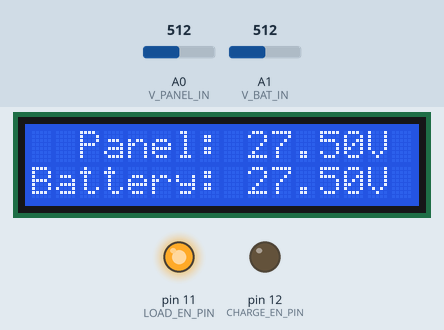
Bench run of a sketch on a simulated Arduino Uno, built with avr-gcc and run on an emulated ATmega328P. Parts: 16×2 character LCD, output pins drawn as LEDs (lit = HIGH). Inputs (shaded band) come from the test bench; at power-on: A1 (V_BAT_IN) = 512, A0 (V_PANEL_IN) = 512.

Above: at 1.2 s.
1.3 s: A1 (V_BAT_IN) set to 278
At 2.0 s:
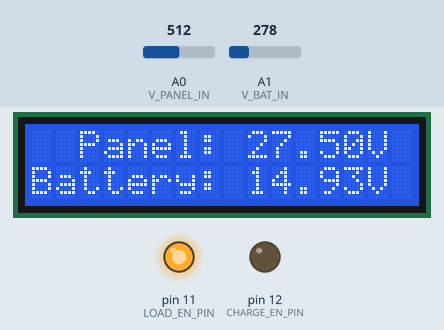
2.8 s: A1 (V_BAT_IN) set to 251
At 3.7 s:
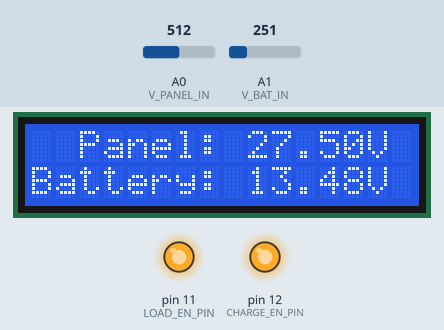
4.3 s: A1 (V_BAT_IN) set to 202
At 5.5 s:
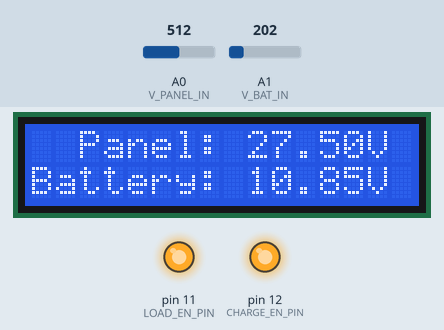
5.8 s: A1 (V_BAT_IN) set to 174
At 6.8 s:
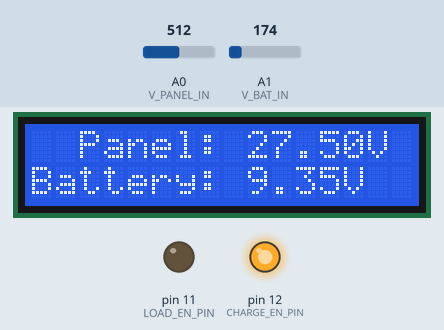
7.3 s: A0 (V_PANEL_IN) set to 716
At 8.5 s:
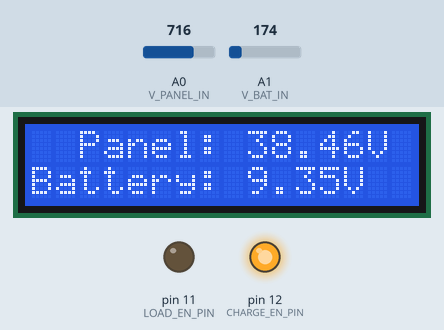
8.8 s: A0 (V_PANEL_IN) set to 900
At 9.1 s:
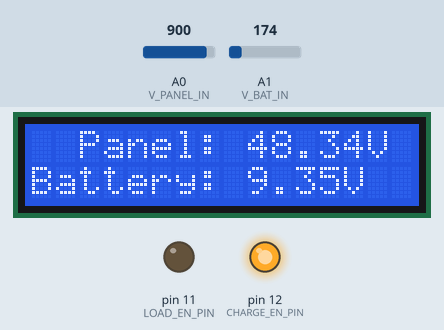
Timing chart, 0 to 11.3 s (numbered marks = the images above; inputs shaded):
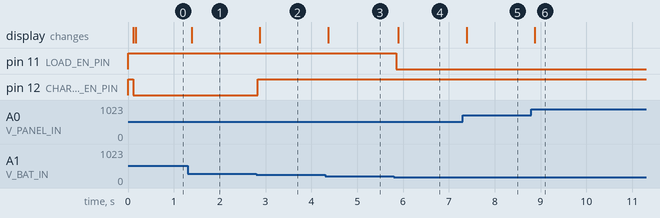

Measured:
- the behaviour switches between 269 and 268 on A1 (V_BAT_IN) (found by bisection; images 1 and 2)
- the behaviour switches between 187 and 186 on A1 (V_BAT_IN) (found by bisection; images 3 and 4)
- after the input at 1.3 s, the display: changes after 0.09 s (image 1)
- after the input at 2.8 s, pin 12 (CHARGE_EN_PIN): LOW → HIGH at once; the display: changes after 0.08 s (image 2)
- after the input at 4.3 s, the display: changes after 0.06 s (image 3)
- after the input at 5.8 s, pin 11 (LOAD_EN_PIN): HIGH → LOW after 0.05 s; the display: changes after 0.10 s (image 4)
- after the input at 7.3 s, the display: changes after 0.08 s (image 5)
- after the input at 8.8 s, the display: changes after 0.07 s (image 6)

The sketch:

RE_IOT_SOLAR___PIEZO_V1.ino
```cpp
#include <LiquidCrystal.h>

#define CHARGE_EN_PIN 12
#define LOAD_EN_PIN 11

#define V_PANEL_IN A0
#define R1 10000.0
#define R2 1000.0

#define V_BAT_IN A1
#define R3 10000.0
#define R4 1000.0

#define DISPLAY_INTERVAL 50
#define MEASURE_INTERVAL 50

LiquidCrystal lcd(2, 3, 4, 5, 6, 7);

float panel_voltage = 0.0;
float vin_panel = 0.0;
float battery_voltage = 0.0;
float vin_bat = 0.0;
long display_millis=0;
long measure_millis=0;


void setup() {
       pinMode(CHARGE_EN_PIN, OUTPUT);
  digitalWrite(CHARGE_EN_PIN, HIGH);
       pinMode(LOAD_EN_PIN,   OUTPUT);
  digitalWrite(LOAD_EN_PIN,   HIGH);

  lcd.begin(16,2);

  measure_millis=millis();
  display_millis=millis();

  lcd.clear();
  lcd.setCursor(0,0);
  lcd.print("  Panel:");
  lcd.setCursor(0,1);
  lcd.print("Battery:");
}

void loop() {


  if (millis()>(measure_millis+MEASURE_INTERVAL))
  {
    measure_millis=millis();

    vin_panel = (analogRead(V_PANEL_IN)*5.0)/1024.0;
    panel_voltage = vin_panel/(R2/(R1+R2));

    vin_bat = (analogRead(V_BAT_IN)*5.0)/1024.0;
    battery_voltage = vin_bat/(R4/(R3+R4));


    if (battery_voltage>14.4)digitalWrite(CHARGE_EN_PIN, LOW); else digitalWrite(CHARGE_EN_PIN, HIGH);  //to do : add hysteresis
    if (battery_voltage<10)digitalWrite(LOAD_EN_PIN, LOW);   else digitalWrite(LOAD_EN_PIN, HIGH);    //to do : add hysteresis
  }


  if (millis()>(display_millis+DISPLAY_INTERVAL))
  {
    display_millis=millis();

    lcd.setCursor(9,0);
    lcd.print(panel_voltage);
    lcd.print("V ");
    lcd.setCursor(9,1);
    lcd.print(battery_voltage);
    lcd.print("V ");
  }

}
```
